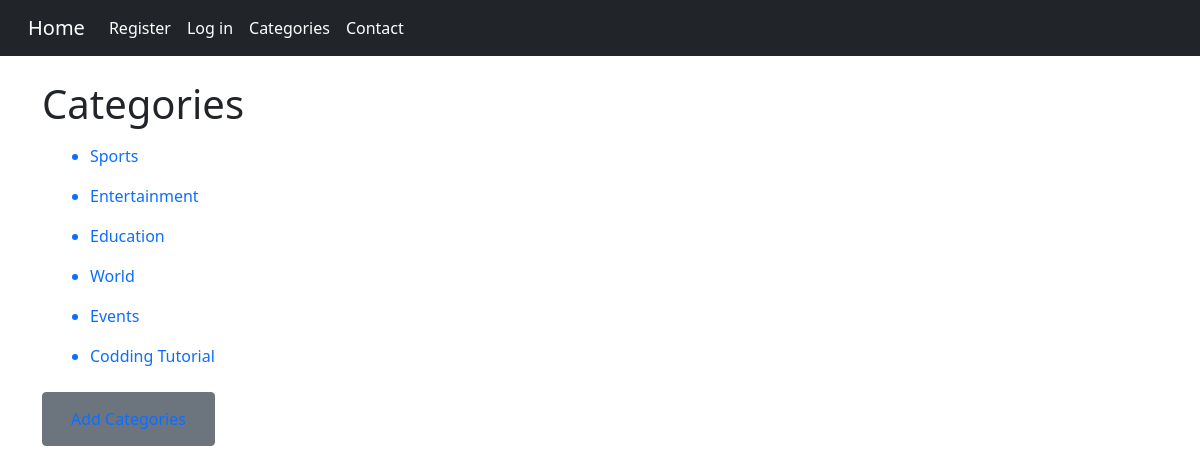
Screenshot of /categorylist with the database file from the repository.
### news/models.py (models this page shows, shortened)
class Category(models.Model):
	name = models.CharField(max_length=225)
	def __str__ (self):
		return self.name

### news/views.py (the view)
# urls.py: path('categorylist', CategoryListView, name='category_list'),
def CategoryListView(request):
	cat_menu_list = Category.objects.all()
	return render(request, 'category_list.html', {
		"cat_menu_list": cat_menu_list,
		})

### news/templates/category_list.html
{% extends 'base.html' %}
{% block content %}
	<div class="container">
		<br>
		<h1>Categories</h1>
		<ul>
		{% for item in cat_menu_list %}
			<a class="nav-link"  href="{% url 'category' item %}"><li>{{item}}</li></a>
		{% endfor%}
		</ul>
		<button class="btn btn-secondary"><a class="nav-link" href="{% url 'add_category' %}">Add Categories</a>
</button>
	</div>
{% endblock %}

### rows the page displays
Category: name "Sports"
Category: name "Entertainment"
Category: name "Education"
Category: name "World"
Category: name "Events"
Category: name "Codding Tutorial"
